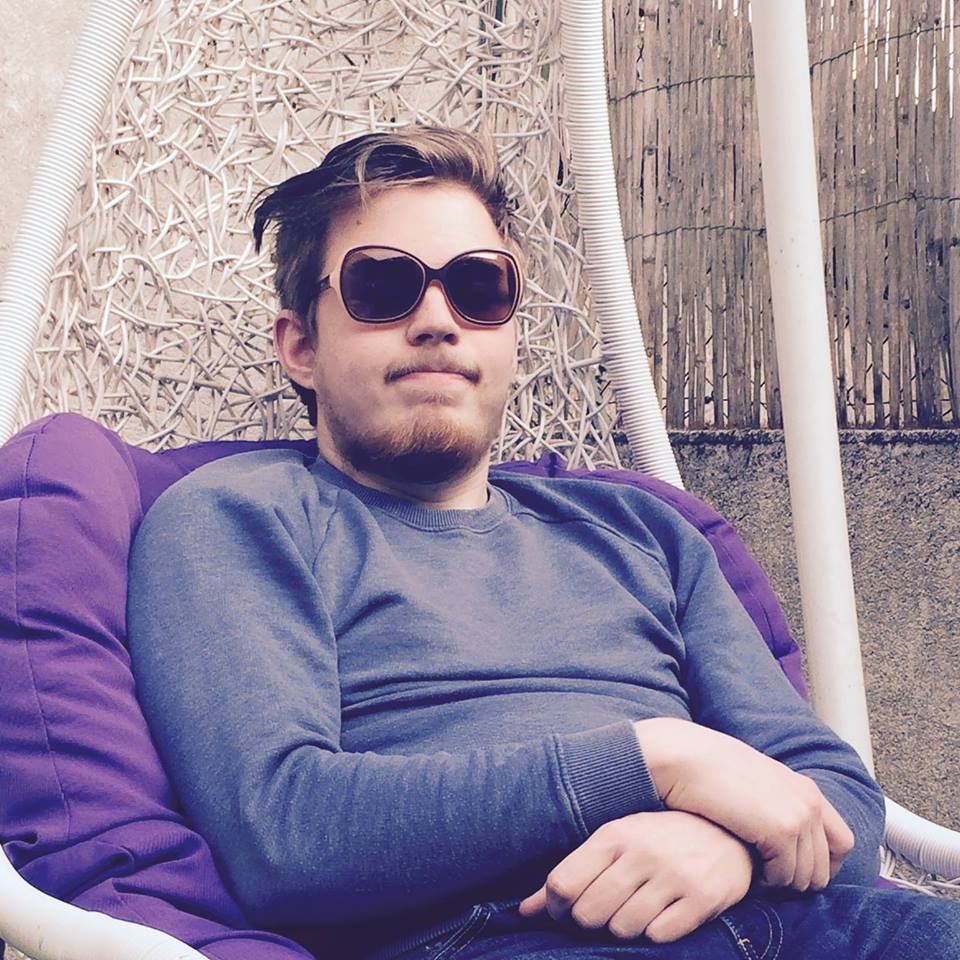
#> input picture test.jpg, 960 x 960 px
$ python Main.py test.jpg   (older library calls are emulated)
#> lines starting #> are read from the running program, lines starting #| are printed output that depends on the picture; after the words box and inside, x2 and y2 are one past the last pixel; in counts of white or black regions, pixels touching at a corner belong together
import cv2
import sys
import capture

# Get user supplied values
imagePath = sys.argv[1]
cascPath = "haarcascade_frontalface_default.xml"

# Create the haar cascade
faceCascade = cv2.CascadeClassifier(cascPath)

# Read the image
image = cv2.imread(imagePath)
#> image is the input picture: shape (960, 960, 3); mean B, G, R 156.5, 136.2, 149.7
gray = cv2.cvtColor(image, cv2.COLOR_BGR2GRAY)
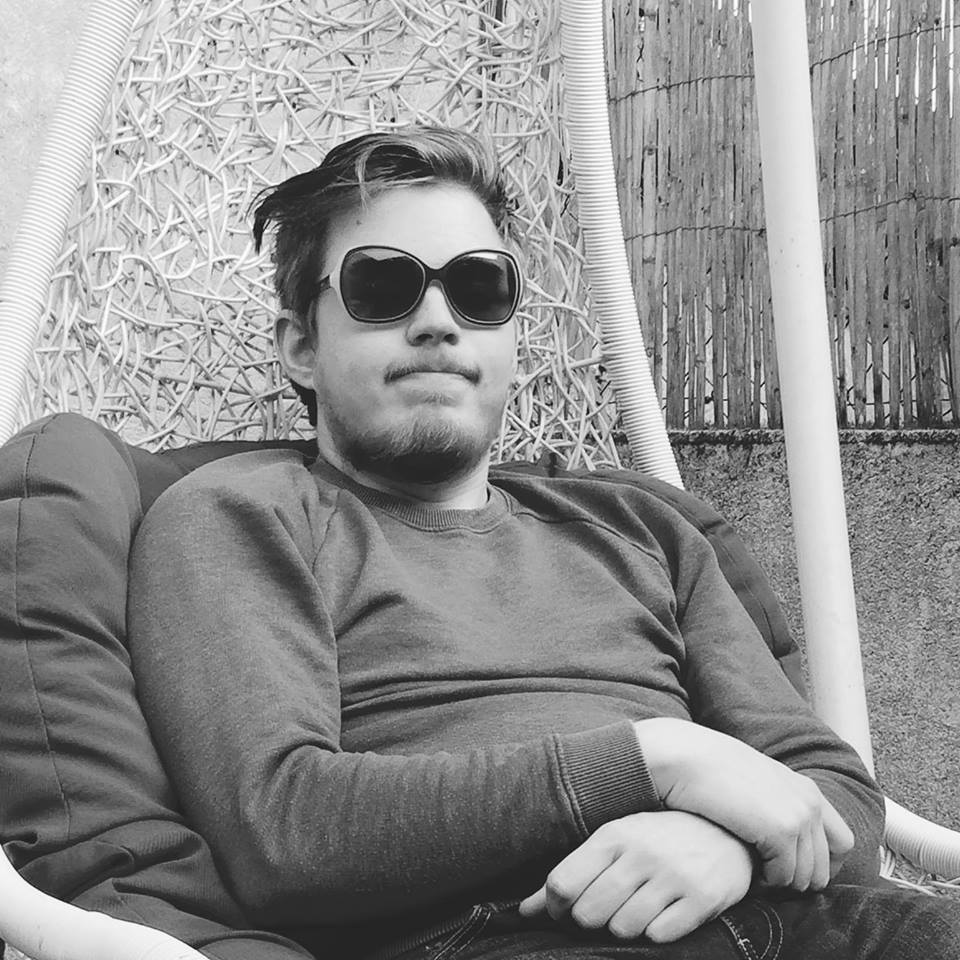
#> gray: shape (960, 960); min 3, max 255, mean 142.6

# Detect faces in the image
faces = faceCascade.detectMultiScale(
    gray,
    scaleFactor=1.3,
    minNeighbors=5,
    minSize=(30, 30)
    #flags = cv2.CV_HAAR_SCALE_IMAGE
)
#> faces = [[689, 604, 83, 83], [280, 180, 295, 295]]

print("Found {0} faces!".format(len(faces)))
#| Found 2 faces!

# Draw a rectangle around the faces
for (x, y, w, h) in faces:
    cv2.rectangle(image, (x, y), (x+w, y+h), (0, 255, 0), 2)
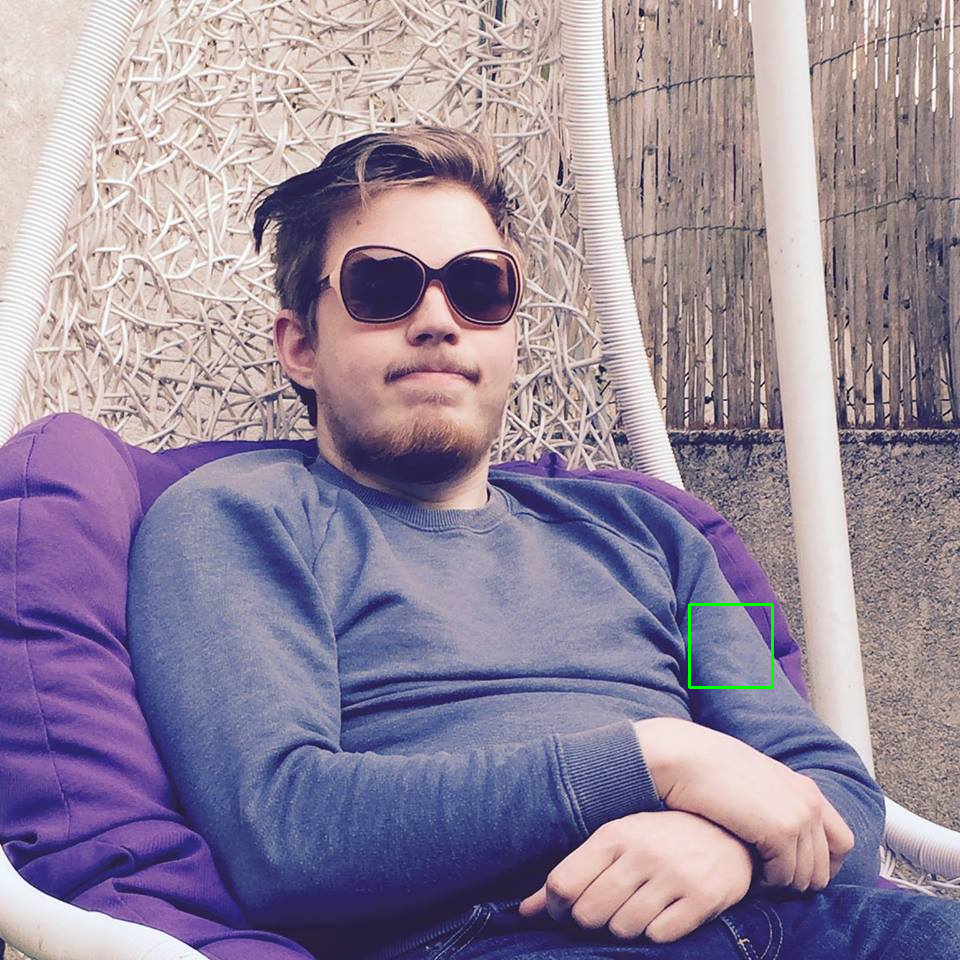
#> image: shape (960, 960, 3); 0.11% of pixels changed, all inside (x1, y1, x2, y2) = (688, 603, 774, 689)
    if cv2.waitKey(1) & 0xFF == ord('y'): #save on pressing 'y'
#> (key Esc is pressed here)
        capture.capture()
cv2.imshow("Faces found", image)
cv2.waitKey(0)
